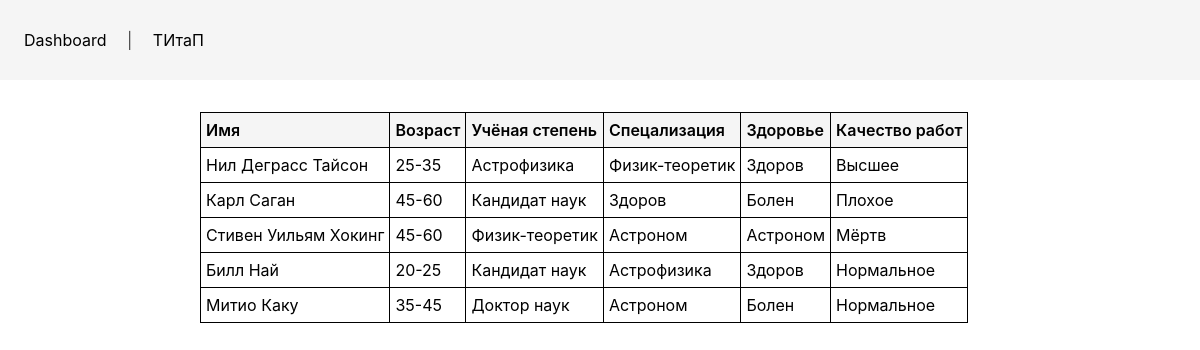
/university_TItaP/, run on the app's committed database.
### university_TItaP/models.py (models this page shows, shortened)
class Сriterion(models.Model):
    CName = models.CharField(max_length=140)
    CRange = models.IntegerField(blank=True)
    CWeight = models.IntegerField(blank=True)
    CType = models.CharField(max_length=140, blank=True)
    OptimType = models.CharField(max_length=140, blank=True)
    EdIzmer = models.CharField(max_length=140, blank=True)
    ScaleType = models.CharField(max_length=140, blank=True)

class Alternative(models.Model):
    AName = models.CharField(max_length=140)
    def __str__(self):
        return str(self.AName);

class Vector(models.Model):
    class Meta:
        ordering = ['IdMark']
    IdAlt = models.ForeignKey(
        'Alternative',
        on_delete=models.CASCADE,
        blank=True
    )
    IdMark = models.ForeignKey(
        'Mark',
        on_delete=models.CASCADE,
        blank=True
    )

class Mark(models.Model):
    IdCrit = models.ForeignKey(
        'Сriterion',
        on_delete=models.CASCADE,
        blank=True
    )
    MName = models.CharField(max_length=140, blank=True)
    MRange = models.IntegerField(blank=True)
    NumMark = models.IntegerField(blank=True)
    NormMark = models.IntegerField(blank=True)

### university_TItaP/views.py (the view)
class university_TItaPIndexView(ListView):
    model = Alternative
    template_name = "university_TItaP/index.html"
    context_object_name = "list"
    def get_queryset(self):
        result = {
            'items': [],
            'header': ["Имя"]
        }
        for vector in list(Сriterion.objects.filter()):
            result['header'].append(vector.CName)
        for item in list(Alternative.objects.all()):
            temp = []
            temp.append(str(item))
            for vector in list(Vector.objects.filter(IdAlt=item)):
                temp.append(vector)
            result['items'].append(temp)
        return result

### templates/university_TItaP/index.html (shortened to what this page needs)
{% extends 'base.html' %}
{% block content %}
    <table>
        <tr class="tablehead">{% for item in list.header %}<td style=>{{ item }}</td>{% endfor %}</tr>
            {% for item in list.items %}
                <tr>
                {% for each in item %}
                    <td>
                        {% if each.IdMark.MName != None %}
                            <a href="/university_TItaP/vector/update/{{ each.pk }}">
                                {{ each.IdMark.MName }}
                            </a>
                        {% else %}
                            {{ each }}
                        {% endif %}
                    </td>
                {% endfor %}
                </tr>
            {% endfor %}
    </table>
{% endblock %}

### templates/base.html (shortened to what this page needs)
{% load static %}
<!DOCTYPE html>
<html lang="ru">
    <head>
    </head>
    <body>
        <div id="menu">{% include "Homepage/menu-top.html" %}</div>
        <div id="content">
            {% block content %}
            {% endblock %}
        </div>
    </body>
</html>

### templates/Homepage/menu-top.html
<a href="">
    Dashboard</a>
|
<a href="{% url "university_TItaP:index" %}">
    ТИтаП
</a>

### data on the page
Сriterion: header "Возраст"
Сriterion: header "Учёная степень"
Сriterion: header "Спецализация"
Сriterion: header "Здоровье"
Сriterion: header "Качество работ"
Vector: IdMark.MName "25-35"
Alternative: item "Нил Деграсс Тайсон"
Vector: IdMark.MName "Астрофизика"
Vector: IdMark.MName "Физик-теоретик"
Vector: IdMark.MName "Здоров"
Vector: IdMark.MName "Высшее"
Vector: IdMark.MName "45-60"
Alternative: item "Карл Саган"
Vector: IdMark.MName "Кандидат наук"
Vector: IdMark.MName "Здоров"
Vector: IdMark.MName "Болен"
Vector: IdMark.MName "Плохое"
Vector: IdMark.MName "45-60"
Alternative: item "Стивен Уильям Хокинг"
Vector: IdMark.MName "Физик-теоретик"
Vector: IdMark.MName "Астроном"
Vector: IdMark.MName "Астроном"
Vector: IdMark.MName "Мёртв"
Vector: IdMark.MName "20-25"
Alternative: item "Билл Най"
Vector: IdMark.MName "Кандидат наук"
Vector: IdMark.MName "Астрофизика"
Vector: IdMark.MName "Здоров"
Vector: IdMark.MName "Нормальное"
Vector: IdMark.MName "35-45"
Alternative: item "Митио Каку"
Vector: IdMark.MName "Доктор наук"
Vector: IdMark.MName "Астроном"
Vector: IdMark.MName "Болен"
Vector: IdMark.MName "Нормальное"

### other printed values
{{ item }} "Имя"
